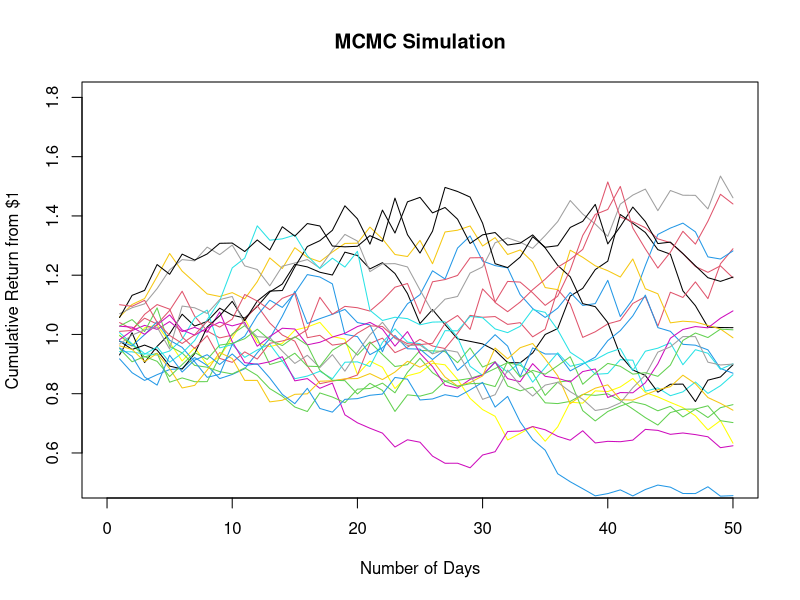

Generate this figure with R:
L = 50 # Number of days
dtat1 = rnorm(L, 0, 0.05) # this is orginial data
dta2 = dtat1 + 1
dta3 = cumprod(dta2)
plot (
  dta3, type = "l", 
  main = "MCMC Simulation", 
  xlim = c(0, 50), 
  ylim = c(0.5, 1.8),
  xlab = "Number of Days",
  ylab = "Cumulative Return from $1",
  col = "Yellow")
# N is the number of path
for (N in 1:20) {
  dtat1 = rnorm(L, 0, 0.05)
  dta2 = dtat1 + 1
  dta3 = cumprod(dta2)
  lines(
    dta3, type = "l", 
    xlim = c(0, 50), 
    ylim = c(0.5, 1.8),
    col = N )
} # Done
